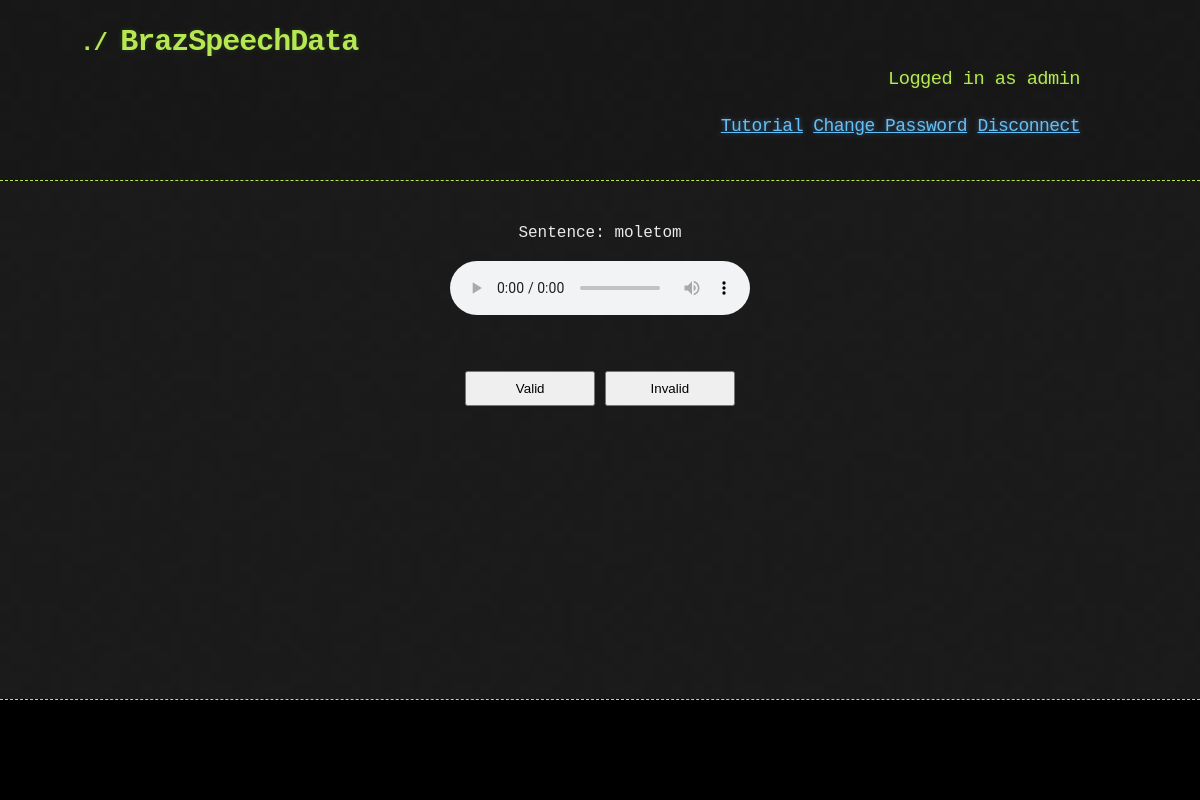
Page / (signed in) on the earlier database version.
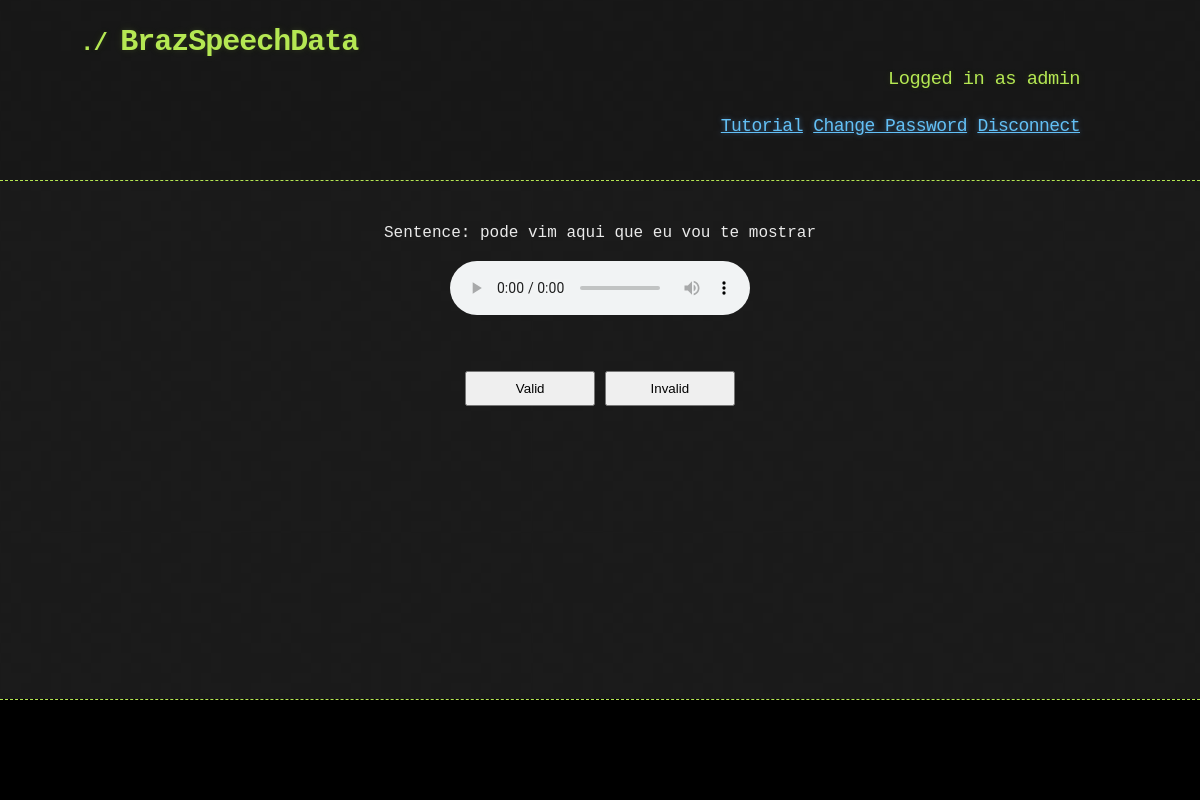
Same page on the later database version.
### models.py (models this page shows)
class Dataset(db.Model):
    __tablename__ = 'Dataset'
    id = db.Column(db.Integer, primary_key=True)
    text = db.Column(db.String(2000))
    audio_lenght = db.Column(db.Integer())
    file_path= db.Column(db.String(250), unique=True)
    file_with_user = db.Column(db.Integer()) # true if
    user_validated = db.Column(db.String(100))
    instance_validated = db.Column(db.Integer()) #1 if human validated this instance
    instance_valid = db.Column(db.Integer())# 1 if instance is ok

### webui/__init__.py (the view, shortened to what this page needs)
@webui.route('/', methods=['GET','POST'])
@require_login
def index():
	data = Dataset.query.filter_by(instance_validated=0,file_with_user=0).first()
	if data is None:
		return render_template('index-finish.html')
	else:
		data.file_with_user = 1
		session['text'] = data.text
		session['audio_lenght'] = data.audio_lenght
		session['file_path']= data.file_path
		db.session.add(data)
		db.session.commit()
		data.file_path=os.path.join('Dataset',data.file_path)
		return render_template('index.html',dataset=data)

### app.py (called while the page is built)
@app.after_request
def headers(response):
    response.headers["Server"] = "Audio-Validation"
    return response

### webui/__init__.py (called while the page is built)
def require_login(func):
	@wraps(func)
	def wrapper(*args, **kwargs):
		if 'username' in session:
			return func(*args, **kwargs)
		else:
			return redirect(url_for('webui.login'))
	return wrapper

### webui/templates/index.html (shortened to what this page needs)
{% with title="BrazSpeechData" %}
{% include "header.html" %}
{% endwith %}
<head>
</head>
<div class="container" style="text-align: center">
	<section id="main_content">
		<p>Sentence: {{dataset.text}}</p>
		<audio controls autoplay>
			<source src="{{ url_for('static', filename=dataset.file_path) }}" type="audio/wav"  media="(min-width: 900px)" preload>
		</audio>
		<br>
		<br>
		<br>
		<form id="form" method="post" action="/">
			<input type="submit" value="Valid" name="Valid" style="height:35px; width:130px" />
			<input id="invalido" type="button" onclick="mostrarClassesInvalidas()" value="Invalid" name="ShowInvalidList"
				style="height:35px; width:130px" />
		</form>
	</section>
</div>
{% include "footer.html" %}

### webui/templates/header.html (shortened to what this page needs)
<!DOCTYPE html>
<html>
  <head>
    <link rel="stylesheet" type="text/css" href="{{ url_for('webui.static', filename='css/stylesheet.css') }}" media="screen">
    <link rel="stylesheet" type="text/css" href="{{ url_for('webui.static', filename='css/github-dark.css') }}" media="screen">
  </head>
<body>
{% if not custom_header %}
<header>
  <div class="container">
    <h1>{{ title }}</h1>
    {% if session.username %}
    <h3 style="text-align: right">Logged in as {{ session.username }}</h3>
    <h2 style="text-align: right"><a href="{{ url_for('webui.tutorial') }}">Tutorial</a>  <a href="{{ url_for('webui.change_password') }}">Change Password</a>  <a href="{{ url_for('webui.logout') }}">Disconnect</a></h2>
    {% endif %}
   </div>
</header>
{% endif %}

### webui/templates/footer.html
            <div class="footer" >
            </div>
    </body>
</html>

### webui/static/css/stylesheet.css (style rules this page uses)
body { margin: 0; padding: 0; background: #151515 url("../images/bkg.png") 0 0; color: #eaeaea; font: 16px; line-height: 1.5; margin-bottom:120px; font-family: Monaco, "Bitstream Vera Sans Mono", "Lucida Console", Terminal, monospace; }
.footer { border-top: 1px dashed #b5e853; padding: 5px 0; left: 0px; right: 0px; margin-bottom: 0px; position: fixed; left: 0; bottom: 0; width: 100%; height: 90px; display: flex; justify-content: center; align-items: center; background-color: black; color: white; text-align: center; }
.container { width: 80%; margin: 0 auto; }
section { display: block; margin: 0 0 20px 0; }
h1, h2, h3, h4, h5, h6 { margin: 0 0 20px; }
header { background: rgba(0, 0, 0, 0.1); width: 100%; border-bottom: 1px dashed #b5e853; padding: 20px 0; margin: 0 0 40px 0; }
header h1 { font-size: 30px; line-height: 1.5; margin: 0 0 0 -40px; font-weight: bold; font-family: Monaco, "Bitstream Vera Sans Mono", "Lucida Console", Terminal, monospace; color: #b5e853; text-shadow: 0 1px 1px rgba(0, 0, 0, 0.1), 0 0 5px rgba(181, 232, 83, 0.1), 0 0 10px rgba(181, 232, 83, 0.1); letter-spacing: -1px; -webkit-font-smoothing: antialiased; }
header h1:before { content: "./ "; font-size: 24px; }
header h2 { font-size: 18px; font-weight: 300; color: #666; }
#main_content { width: 100%; -webkit-font-smoothing: antialiased; }
h1, h2, h3, h4, h5, h6 { font-weight: normal; font-family: Monaco, "Bitstream Vera Sans Mono", "Lucida Console", Terminal, monospace; color: #b5e853; letter-spacing: -0.03em; text-shadow: 0 1px 1px rgba(0, 0, 0, 0.1), 0 0 5px rgba(181, 232, 83, 0.1), 0 0 10px rgba(181, 232, 83, 0.1); }
a { color: #63c0f5; text-shadow: 0 0 5px rgba(104, 182, 255, 0.5); }

Differences in the rows shown:
no longer on this page (row unchanged): Dataset: text "moletom"
now on this page (row edited): Dataset: text "pode vim aqui que eu vou te mostrar"
